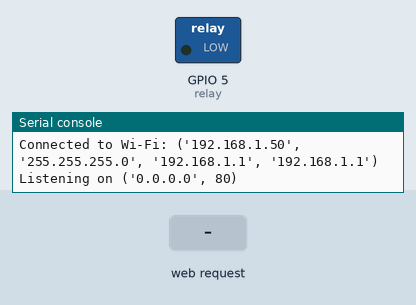
Bench run of a program on a simulated ESP32 board running MicroPython. Parts: switched loads named in the program (green lamp = pin HIGH), the last lines printed to the serial console. The inputs (shaded band) are chosen by the test bench. WiFi joins after 1.5 s.

Above: at 3.2 s.
3.3 s: HTTP request GET /on received
At 4.5 s:
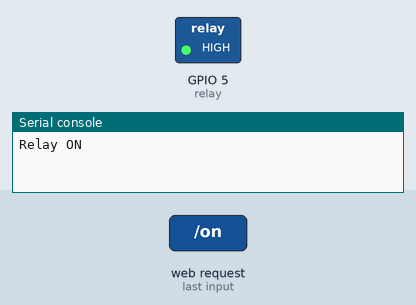
4.8 s: HTTP request GET /off received
At 5.8 s:
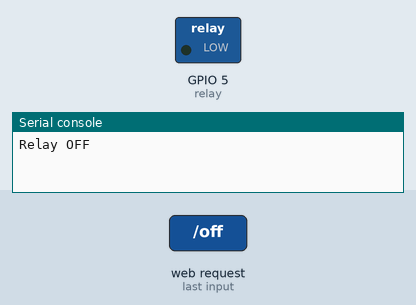
Timing chart, 0 to 7.8 s (numbered marks = the images above; inputs shaded):
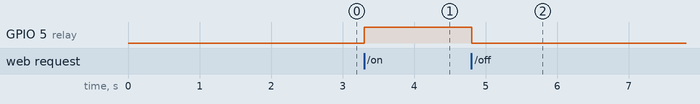

Measured:
- after the input at 3.3 s, GPIO 5 (relay): LOW → HIGH at once
- after the input at 4.8 s, GPIO 5 (relay): HIGH → LOW at once

The program:

code.py
```python
import network
import socket
from machine import Pin
import time

# Wi-Fi credentials
WIFI_SSID = "Netfiber"       # Replace with your Wi-Fi SSID
WIFI_PASS = "1975QHEAL"   # Replace with your Wi-Fi password

# Relay Pin Configuration (GPIO 5)
relay = Pin(5, Pin.OUT)
relay.value(0)  # Start with relay OFF

# Connect to Wi-Fi
def connect_to_wifi():
    wlan = network.WLAN(network.STA_IF)
    wlan.active(True)
    wlan.connect(WIFI_SSID, WIFI_PASS)
    print("Connecting to Wi-Fi...")
    while not wlan.isconnected():
        time.sleep(1)
    print("Connected to Wi-Fi:", wlan.ifconfig())

# HTML page for relay control
html = """<!DOCTYPE html>
<html lang="en">
<head>
    <meta charset="UTF-8">
    <meta name="viewport" content="width=device-width, initial-scale=1.0">
    <title>Relay Control</title>
    <style>
        /* General Page Styles */
        body {
            font-family: 'Arial', sans-serif;
            margin: 0;
            padding: 0;
            background: linear-gradient(135deg, #000000, #66a6ff);
            display: flex;
            flex-direction: column;
            align-items: center;
            justify-content: center;
            height: 100vh;
            color: #ffffff;
            text-align: center;
        }

        h1 {
            margin-bottom: 20px;
            font-size: 2.5rem;
        }

        /* Button Styling */
        .button-container {
            display: flex;
            gap: 20px;
        }

        a {
            text-decoration: none;
        }

        button {
            font-size: 1.2rem;
            padding: 15px 30px;
            background: #FFA500; /* Green */
            color: white;
            border: none;
            border-radius: 8px;
            cursor: pointer;
            transition: all 0.3s ease;
            box-shadow: 0 4px 8px rgba(0, 0, 0, 0.2);
        }

        button:hover {
            background:#000000; /* Darker Green */
            transform: scale(1.05);
        }

        button:active {
            background: #388e3c; /* Even Darker Green */
            transform: scale(0.98);
            box-shadow: 0 2px 4px rgba(0, 0, 0, 0.2);
        }
    </style>
</head>
<body>
    <h1>Relay Control</h1>
    <div class="button-container">
        <a href="/on"><button>Turn ON</button></a>
        <a href="/off"><button>Turn OFF</button></a>
    </div>
</body>
</html>
"""


# Create the web server
def web_server():
    addr = socket.getaddrinfo('0.0.0.0', 80)[0][-1]
    s = socket.socket()
    s.bind(addr)
    s.listen(1)
    print('Listening on', addr)

    while True:
        cl, addr = s.accept()
        print('Client connected from', addr)
        request = cl.recv(1024)
        request_str = str(request)
        print("Request:", request_str)

        if '/on' in request_str:
            relay.value(1)  # Turn ON relay
            print("Relay ON")
        elif '/off' in request_str:
            relay.value(0)  # Turn OFF relay
            print("Relay OFF")

        # Send the HTML page
        cl.send('HTTP/1.1 200 OK\r\n')
        cl.send('Content-Type: text/html\r\n')
        cl.send('\r\n')
        cl.send(html)
        cl.close()

# Connect to Wi-Fi
connect_to_wifi()

# Start the web server
web_server()
```
